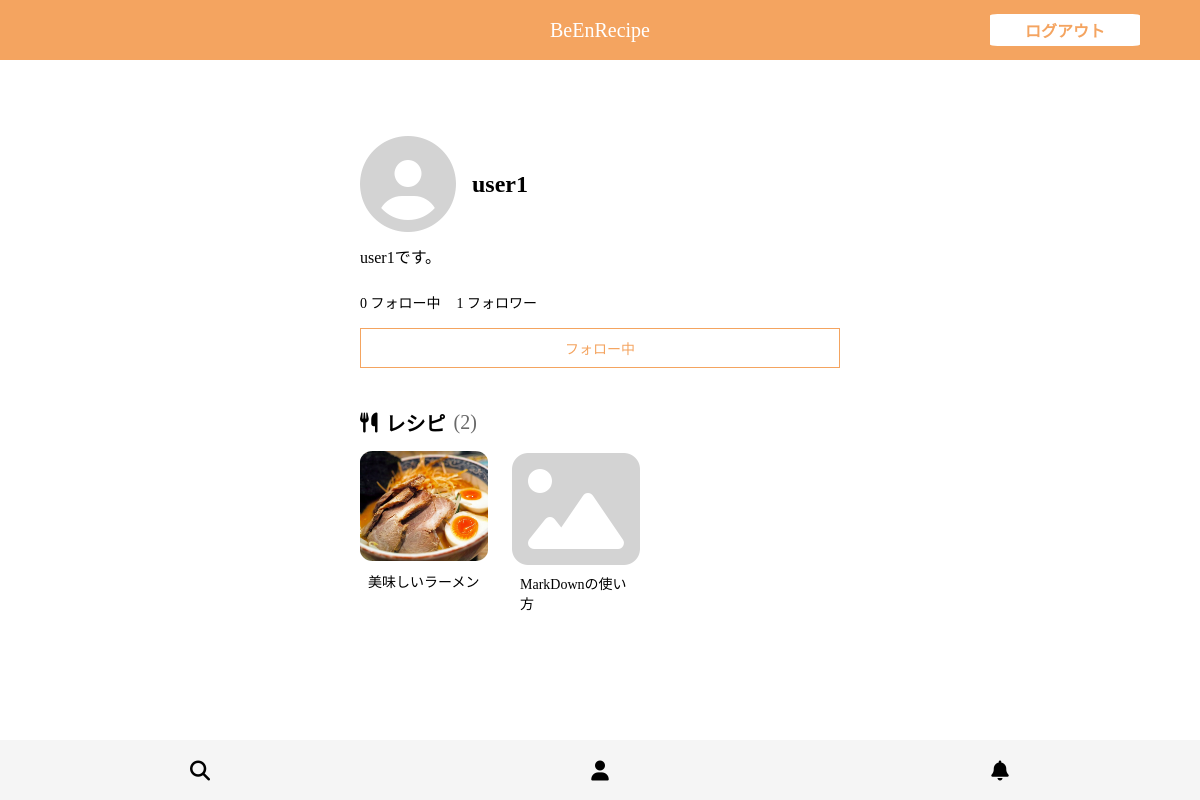
Page /user/2 (signed in) on the committed database.
### cooking_website/models.py (models this page shows, shortened)
class CustomUser(AbstractUser):
    profile = models.TextField(
        verbose_name="プロフィール", null=True, blank=True, max_length=1000
    )
    image = models.ImageField(
        verbose_name="画像", null=True, blank=True, upload_to="images/user/"
    )

class Connection(models.Model):
    followee = models.ForeignKey(
        CustomUser, related_name="is_followee", on_delete=models.CASCADE
    )
    follower = models.ForeignKey(
        CustomUser, related_name="is_follower", on_delete=models.CASCADE
    )

class Recipe(models.Model):
    title = models.CharField(verbose_name="タイトル", max_length=100)
    image = models.ImageField(
        verbose_name="画像", null=True, blank=True, upload_to="images/recipe/"
    )
    description = models.TextField(verbose_name="説明", max_length=5000)
    created_at = models.DateTimeField(verbose_name="作成日時", auto_now_add=True)
    updated_at = models.DateTimeField(verbose_name="更新日時", auto_now=True)
    written_by = models.ForeignKey(
        CustomUser, related_name="recipe", on_delete=models.CASCADE
    )

### cooking_website/views.py (the view)
# urls.py: path("user/<int:pk>", views.UserView.as_view(), name="user"),
class UserView(LoginRequiredMixin, DetailView):
    template_name = "cooking_website/user.html"
    model = CustomUser
    def get_context_data(self, **kwargs):
        context = super().get_context_data(**kwargs)
        object = context["object"]
        recipes = object.recipe.all().values("pk", "title", "image")
        context["recipes"] = recipes
        if object is not self.request.user:
            context["is_followed"] = bool(
                Connection.objects.filter(followee=object, follower=self.request.user)
            )
        return context

### cooking_website/templates/cooking_website/user.html (shortened to what this page needs)
{% extends 'cooking_website/base.html' %}
{% load static %}
{% block extra_style %}
<link rel="stylesheet" type="text/css" href="{% static 'cooking_website/css/user.css' %}">
{% endblock %}
{% block header %}
<form action="{% url 'cooking_website:logout' %}" method="post" class="heaer__form">
    <button type="submit" class="header__form-button">
        ログアウト
    </button>
</form>
{% endblock %}
{% block main %}
<div class="main__body">
    <div class="main__body-head">
        <div class="main__item">
            <div class="main__item-head">
                <div>
                    {% if object.image %}
                    <img src="{{ object.image.url }}" alt="" class="main__item-image">
                    {% else %}
                    <i class="fa-solid fa-circle-user fa-6x alternative-image"></i>
                    {% endif %}
                </div>
                <p class="main__item-username">
                    {{ object.username }}
                </p>
            </div>
            <div class="main__item-foot">
                <p class="main__item-profile">
                    {% if object.profile %}
                    {{ object.profile }}
                    {% else %}
                    プロフィール未設定
                    {% endif %}
                </p>
            </div>
        </div>
        <div class="main__item">
            <div class="main__item-head">
                <a href="{% url 'cooking_website:user_following' object.pk %}" class="main__item-link">
                    {{ object.is_follower.all|length }} フォロー中
                </a>
                <a href="{% url 'cooking_website:user_follower' object.pk %}" id="follower" class="main__item-link">
                    {{ object.is_followee.all|length }} フォロワー
                </a>
            </div>
            <div class="main__item-foot">
                {% if request.user.pk == object.pk %}
                <a href="{% url 'cooking_website:user_update' object.pk %}" class="button">
                    編集
                </a>
                {% else %}
                {% if is_followed == True %}
                <button id="follow_button" class="button following">
                    フォロー中
                </button>
                {% else %}
                <button id="follow_button" class="button">
                    フォロー
                </button>
                {% endif %}
                {% endif %}
            </div>
        </div>
    </div>
    <div class="main__body-foot">
        <div class="main__heading">
            <i class="fa-solid fa-utensils fa-lg"></i>
            <h2 class="main__item-title">
                レシピ
            </h2>
            <p class="main__item-caption">
                ({{ recipes|length }})
            </p>
        </div>
        <div class="main__list">
            {% for recipe in recipes %}
            <a href="{% url 'cooking_website:recipe' recipe.pk %}" class="main__list-item">
                {% if recipe.image %}
                <img src="{% get_media_prefix %}{{ recipe.image }}" alt="" class="main__list-item-image">
                {% else %}
                <i class="fa-solid fa-image fa-8x alternative-image"></i>
                {% endif %}
                <p class="main__list-item-title">
                    {{ recipe.title }}
                </p>
            </a>
            {% endfor %}
        </div>
    </div>
</div>
{% endblock %}

### cooking_website/static/cooking_website/css/base.css (style rules this page uses)
* { margin: 0; padding: 0; box-sizing: border-box; }
.button { display: flex; justify-content: center; align-items: center; width: 200px; height: 60px; font-size: 16px; color: #000; background-color: peachpuff; text-decoration: none; border: none; outline: none; border-right: 1.5px solid sandybrown; border-bottom: 1.5px solid sandybrown; }
.alternative-image { color: lightgray; }

### cooking_website/static/cooking_website/css/user.css (style rules this page uses)
.button { width: 100%; height: 40px; font-size: 14px; }
.header__form-button { position: absolute; top: 50%; right: 5vw; transform: translateY(-50%); z-index: 999; display: flex; justify-content: center; align-items: center; padding: 4px; width: 150px; font-size: 16px; font-weight: bold; color: sandybrown; background-color: #fff; border: none; outline: none; border-radius: 5%; }
.main__body { padding: 16px; }
.main__body-head { margin-bottom: 40px; }
.main__item { margin-bottom: 20px; }
.main__item-head { display: flex; margin-bottom: 8px; }
.main__item-username { margin-left: 16px; width: 30vw; font-size: 24px; font-weight: bold; display: flex; align-items: center; line-break: anywhere; }
.main__item-foot { margin-top: 12px; }
.main__item-profile { font-size: 16px; }
.main__item-link { margin-right: 16px; display: block; padding: 4px 0; font-size: 14px; color: #000; text-decoration: none; }
.following { margin-bottom: 8px; color: sandybrown; background-color: #fff; border: 1px solid sandybrown; }
.main__body-foot { width: 40vw; }
.main__heading { display: flex; align-items: center; }
.main__item-title { margin-left: 8px; font-size: 20px; }
.main__item-caption { margin-left: 8px; font-size: 20px; color: dimgray; }
.main__list { margin-top: 8px; display: flex; overflow-x: auto; }
.main__list-item { margin-right: 24px; margin-bottom: 16px; width: 128px; text-decoration: none; color: #000; }
.main__list-item-image { margin: 6px 0; width: 128px; height: 110px; object-fit: cover; border-radius: 10%; }
.main__list-item-title { padding: 0 8px; font-size: 14px; line-break: anywhere; }

### rows in the picture
CustomUser: username "user1", profile "user1です。", is_follower.all|length "0", is_followee.all|length "1"
Recipe: image (picture), title "美味しいラーメン"
Recipe: title "MarkDownの使い方"

### other values in the picture
{{ recipes|length }} "2"
